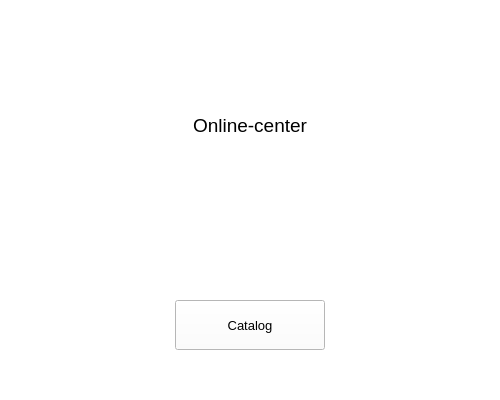
<?xml version="1.0" encoding="UTF-8"?>
<ui version="4.0">
 <class>Form</class>
 <widget class="QWidget" name="Form">
  <property name="geometry">
   <rect>
    <x>0</x>
    <y>0</y>
    <width>500</width>
    <height>400</height>
   </rect>
  </property>
  <property name="font">
   <font>
    <pointsize>14</pointsize>
   </font>
  </property>
  <property name="windowTitle">
   <string>Form</string>
  </property>
  <property name="styleSheet">
   <string notr="true">background-color: rgb(255, 255, 255);</string>
  </property>
  <widget class="QPushButton" name="pushButton">
   <property name="geometry">
    <rect>
     <x>175</x>
     <y>300</y>
     <width>150</width>
     <height>50</height>
    </rect>
   </property>
   <property name="font">
    <font>
     <pointsize>10</pointsize>
    </font>
   </property>
   <property name="text">
    <string>Catalog</string>
   </property>
  </widget>
  <widget class="QLabel" name="label">
   <property name="geometry">
    <rect>
     <x>150</x>
     <y>100</y>
     <width>200</width>
     <height>50</height>
    </rect>
   </property>
   <property name="font">
    <font>
     <pointsize>14</pointsize>
    </font>
   </property>
   <property name="text">
    <string>Online-center</string>
   </property>
   <property name="alignment">
    <set>Qt::AlignCenter</set>
   </property>
  </widget>
 </widget>
 <resources/>
 <connections/>
</ui>
